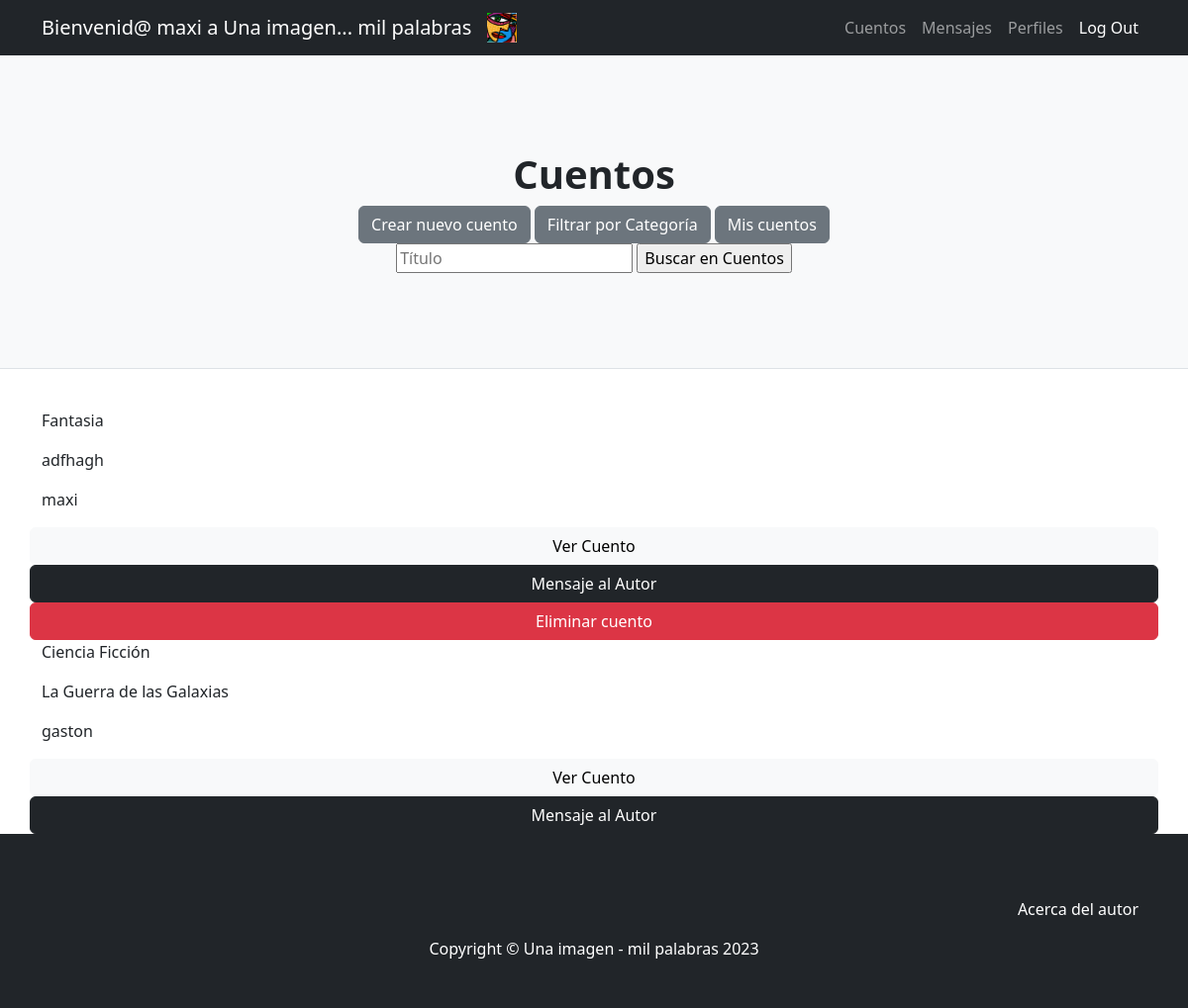
/AppCuentos/ (signed in), run on an earlier commit of the app's database.
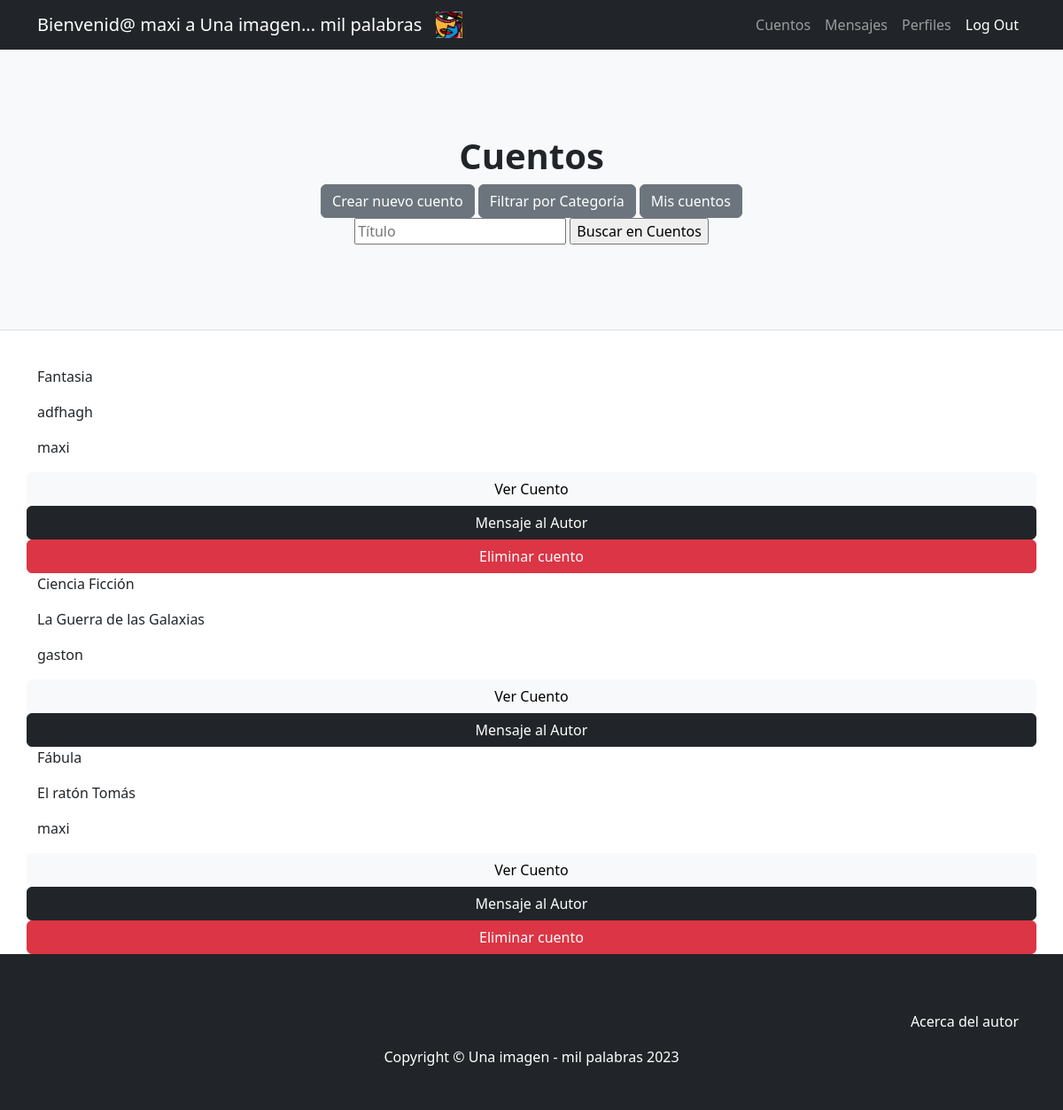
And on a later commit of the database.
### AppCuentos/models.py (models this page shows, shortened)
class Cuento(models.Model):
    fecha=models.DateField()
    categoria=models.CharField(max_length=20)
    titulo=models.CharField(max_length=50, unique=True)
    subtitulo=models.CharField(max_length=100)
    cuerpo=models.CharField(max_length=100000)
    autor=models.ForeignKey(User, on_delete=models.CASCADE)
    foto=models.ImageField(upload_to="fotos") #Hay que ponerlo en la carpeta media como el de avatars

### AppCuentos/views.py (the view)
# urls.py: path("", inicioCuentos, name="inicioCuentos"),
def inicioCuentos(request):
    cuentos=Cuento.objects.all()
    if len(cuentos)==0:
        mensaje="Aún no hay cuentos cargados... Inspirate y da el primer paso"
    else:
        mensaje=''
    return render(request,"AppCuentos/inicioCuentos.html", {'cuentos':cuentos,'mensaje':mensaje,"avatar":obtenerAvatar(request)})

### AppUsuarios/views.py (called while the page is built)
@login_required
def obtenerAvatar(request):
    avatares=Avatar.objects.filter(user=request.user.id)
    if len(avatares)!=0:
        return avatares[0].imagen.url
    else:
        return "/media/avatars/default.png"

### AppCuentos/templates/AppCuentos/inicioCuentos.html (shortened to what this page needs)
{% extends "AppUsuarios/padre.html" %}
{% load static %}
{% block titulo %}
<h1 class="fw-bolder">Cuentos</h1>
<a class="btn btn-secondary" href="{% url 'nuevoCuento' %}">Crear nuevo cuento</a>
<a class="btn btn-secondary" href="{% url 'buscarPorCategoria' %}">Filtrar por Categoría</a>
<a class="btn btn-secondary" href="{% url 'misCuentos' %}">Mis cuentos</a>
<form action="{% url 'buscarCuento' %}" method="GET">
    <input type="text" name="titulo" id="titulo" placeholder="Título">
    <input type="submit" value="Buscar en Cuentos">
</form>
{% endblock %}
{% block cuerpo %}
<body>
    {% for cuento in cuentos %}
    <p>{{ cuento.categoria }}</p>
    <p>{{ cuento.titulo }}</p>
    <p>{{ cuento.autor }}</p>
    <a class="btn btn-light" href="{% url 'verCuento'  cuento.id  %}">Ver Cuento </a>
    <a class="btn btn-dark" href="{% url 'mensajeAlAutor'  cuento.id  %}">Mensaje al Autor </a>
    {% if cuento.autor == request.user %}
    <a class="btn btn-danger" href="{% url 'eliminarCuento'  cuento.id  %}">Eliminar cuento </a>
    {% endif %}
    {% endfor %}
</body>
{% endblock %}

What changed in the data, as far as the page shows it:
added Cuento: categoria "Fábula", titulo "El ratón Tomás", autor "maxi", shows "Eliminar cuento"
